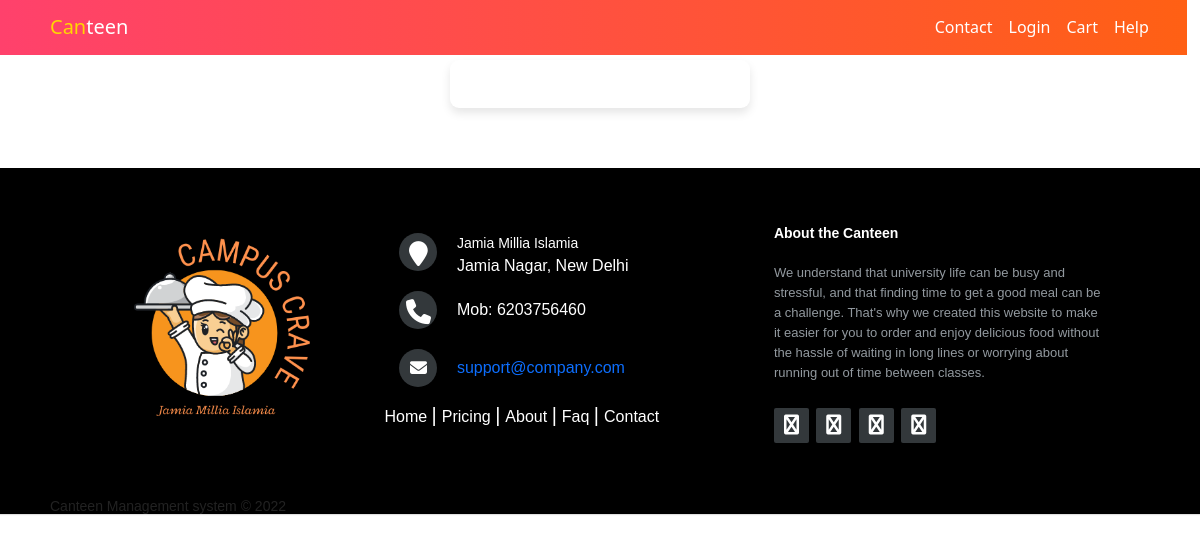
/profile.php, run on an earlier commit of the app's database.
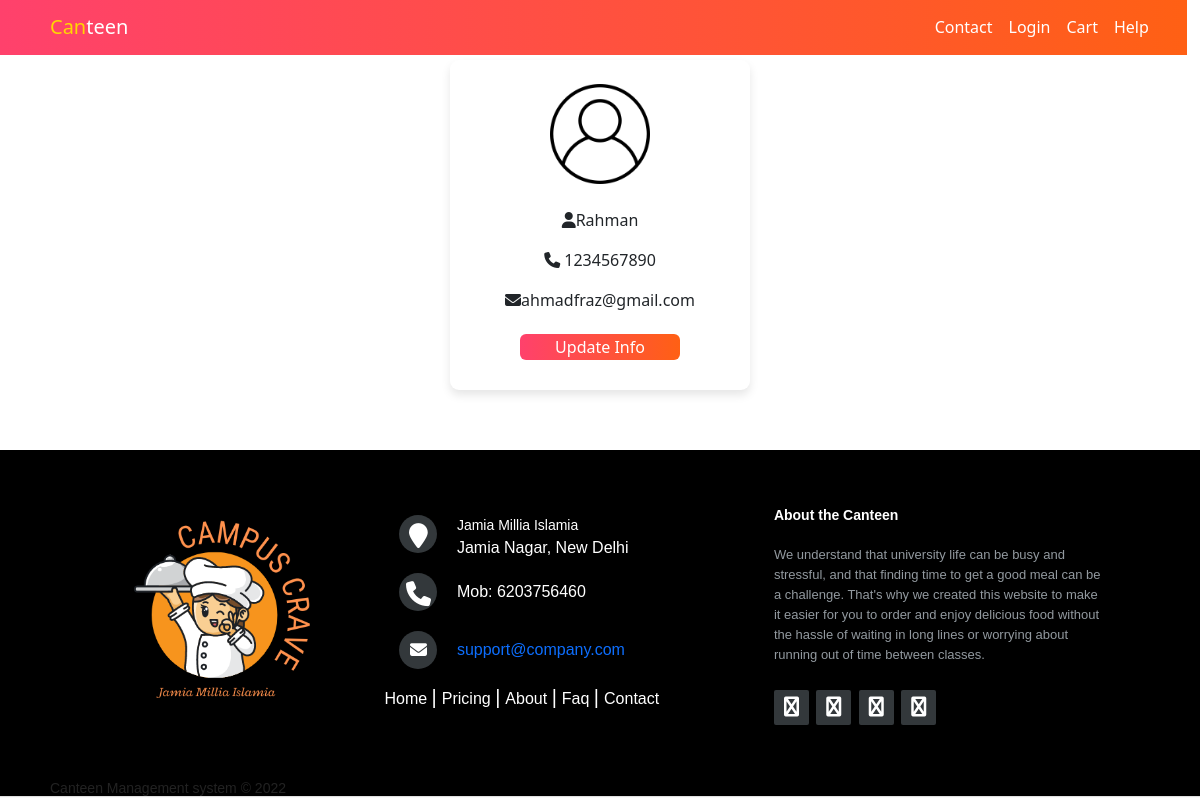
And on a later commit of the database.
### tables this page shows
CREATE TABLE `student` (
  `id` double NOT NULL,
  `name` tinytext NOT NULL,
  `email` tinytext NOT NULL,
  `contact` double NOT NULL,
  `password` text NOT NULL
);

### profile.php (the view, shortened to what this page needs)
<!-- <?php
@include 'config.php';
$id =$_SESSION['id'];
$sql = "SELECT `name`,`email`, `contact`  FROM `student` where id = '$id' ";
$result = $db->query($sql);
?> -->
<!DOCTYPE html>
<html lang="en">
<head>
    <link rel="stylesheet" href="Stylesheets/footer.css">
    <link rel="stylesheet" href="Stylesheets/profile.css">
    <link rel="stylesheet" href="Stylesheets/style.css">
    <link href="https://cdn.jsdelivr.net/npm/bootstrap@5.2.0-beta1/dist/css/bootstrap.min.css" rel="stylesheet"
 />
    <link rel="stylesheet" href="Stylesheets/navbar.css">
    <link rel="stylesheet" href="https://cdnjs.cloudflare.com/ajax/libs/font-awesome/4.7.0/css/font-awesome.min.css">
    <link rel="stylesheet" href="https://cdnjs.cloudflare.com/ajax/libs/font-awesome/6.1.1/css/all.min.css"
 />
</head>
<body>
    <nav class="navbar navbar-expand-lg navbar-dark">
        <a class="navbar-brand pageName" href="index.html"><span class="yellow">Can</span>teen</a>
        <div class="collapse navbar-collapse" id="navbarTogglerDemo01">
            <ul class="navbar-nav ms-auto">
                <li class="nav-item">
                    <a class="nav-link" href="#footer">Contact</a>
                </li>
                <?php if(isset($_SESSION['logged'])){?>
                <li class="nav-item">
                    <a class="nav-link" href="logout.php" value="LogOut">LogOut</a>
                </li>
                <?php }else{?>
                <li class="nav-item">
                    <a class="nav-link" href="login.php" value="Login">Login</a>
                </li>
                <?php }?>
                <li class="nav-item">
                    <a class="nav-link" href="checkout.php">Cart</a>
                </li>
                <li class="nav-item">
                    <a class="nav-link" href="help.html">Help</a>
                </li>
            </ul>
        </div>
    </nav>
    <section class="user-details">
        <div class="user">
        <?php if($result->num_rows>0){
            $list = $result->fetch_assoc();
            ?>
            <div class="profile">
                <img src="user-icon.png" alt="" width="100px">
                <br>
                <br>
                <p><i class="fas fa-user"></i><span><span><?php echo $list['name'];?></span></span></p>
                <p><i class="fas fa-phone"></i><span> <?php echo $list['contact'];?></span></p>
                <p><i class="fas fa-envelope"></i><span><?php echo $list['email'];?></span></p>
                <button class="box-btn" onclick="openForm()"> Update Info</button>
            </div>
            <?php }?>
        </div>
    </section>
    <?php @include 'templates/footer.php'?>
</body>
</html>

### templates/footer.php (shortened to what this page needs)
<footer class="footer-distributed" id="footer">
<div class="footer-left">
    <img src="img/campuscrave.png" alt="" width="300">
    <p class="footer-company-name">Canteen Management system © 2022</p>
</div>
<div class="footer-center">
    <div>
        <i class="fa fa-map-marker"></i>
        <p><span>Jamia Millia Islamia</span> Jamia Nagar, New Delhi</p>
    </div>
    <div>
        <i class="fa fa-phone"></i>
        <p>Mob: 6203756460</p>
    </div>
    <div>
        <i class="fa fa-envelope"></i>
        <p><a href="mailto:support@company.com">support@company.com</a></p>
    </div>
    <p class="footer-links">
        <a href="#" class="link-1">Home</a>
        <a href="#">Pricing</a>
        <a href="#">About</a>
        <a href="#">Faq</a>
        <a href="#">Contact</a>
    </p>
</div>
<div class="footer-right">
    <p class="footer-company-about">
        <span>About the Canteen</span>
        We understand that university life can be busy and stressful, and that finding time to get a good meal
        can be a challenge. That's why we created this website to make it easier for you to order and enjoy
        delicious food without the hassle of waiting in long lines or worrying about running out of time between
        classes.
    </p>
    <div class="footer-icons">
        <a href="#"><i class="fa fa-facebook"></i></a>
        <a href="#"><i class="fa fa-twitter"></i></a>
        <a href="#"><i class="fa fa-linkedin"></i></a>
        <a href="#"><i class="fa fa-github"></i></a>
    </div>
</div>
</footer>

### Stylesheets/footer.css (style rules this page uses)
.footer-distributed { background-color: #000000; box-shadow: 0 1px 1px 0 rgba(0, 0, 0, 0.12); box-sizing: border-box; width: 100%; text-align: left; font: bold 16px sans-serif; padding: 0px 50px; }
.footer-distributed .footer-left, .footer-distributed .footer-center, .footer-distributed .footer-right { display: inline-block; vertical-align: top; }
.footer-distributed .footer-left { width: 30%; }
.footer-distributed .footer-left img { width: 100%; }
.footer-distributed .footer-links { color: #ffffff; margin: 20px 0 12px; padding: 0; }
.footer-distributed .footer-links a { display:inline-block; line-height: 1.8; font-weight:400; text-decoration: none; color: inherit; }
.footer-distributed .footer-company-name { color: #222; font-size: 14px; font-weight: normal; margin: 0; }
.footer-distributed .footer-center { width: 35%; margin-top: 55px; }
.footer-distributed .footer-center i { background-color: #33383b; color: #ffffff; font-size: 25px; width: 38px; height: 38px; border-radius: 50%; text-align: center; line-height: 42px; margin: 10px 15px; vertical-align: middle; }
.footer-distributed .footer-center i.fa-envelope { font-size: 17px; line-height: 38px; }
.footer-distributed .footer-center p { display: inline-block; color: #ffffff; font-weight:400; vertical-align: middle; margin:0; }
.footer-distributed .footer-center p span { display:block; font-weight: normal; font-size:14px; line-height:2; }
.footer-distributed .footer-center p a { color:linear-gradient(to right, #FF416C, #ff6014); text-decoration: none;; }
.footer-distributed .footer-links a:before { content: "|"; font-weight:300; font-size: 20px; left: 0; color: #fff; display: inline-block; padding-right: 5px; }
.footer-distributed .footer-links .link-1:before { content: none; }
.footer-distributed .footer-right { width: 30%; margin-top: 55px; }
.footer-distributed .footer-company-about { line-height: 20px; color: #92999f; font-size: 13px; font-weight: normal; margin: 0; }
.footer-distributed .footer-company-about span { display: block; color: #ffffff; font-size: 14px; font-weight: bold; margin-bottom: 20px; }
.footer-distributed .footer-icons { margin-top: 25px; }
.footer-distributed .footer-icons a { display: inline-block; width: 35px; height: 35px; cursor: pointer; background-color: #33383b; border-radius: 2px; font-size: 20px; color: #ffffff; text-align: center; line-height: 35px; margin-right: 3px; margin-bottom: 5px; }

### Stylesheets/profile.css (style rules this page uses)
.user-details { display: flex; }
.user { background-color: rgb(136, 159, 136); background-color: #fff; border-radius: 9px; box-shadow: 0 5px 10px rgb(0 0 0 / 10%); text-align: justify; margin: 5% auto 5% auto; padding: 2% 0 2% 0; width: 25%; }
.profile { text-align: center; }

### Stylesheets/style.css (style rules this page uses)
body { background-color: #fbefe4; }
a { text-decoration: none; }
.box-btn { background: linear-gradient(to right, #FF416C, #ff6014); color: #fff ; width: 12.5rem; border: none; margin-top: 2%; margin-bottom: 2%; border-radius: 6px; text-decoration: none; }
@media (max-width:1260px) { .box-btn { width: 10rem; } }

### Stylesheets/navbar.css (style rules this page uses)
.navbar { background: linear-gradient(to right, #FF416C, #ff6014); position: fixed; width: 98.9vw; z-index: 1000; margin-top: -1px; }
.yellow { color: gold; }
.navbar-brand,.nav-link { color: #fff; font-weight: 500; }
.collapse { padding-right:30px ; }
.pageName { padding-left: 50px; }

What changed in the data, as far as the page shows it:
added student: name "Rahman", contact "1234567890", email "ahmadfraz@gmail.com"
Also different on the page:
text now shown: "Update Info"
